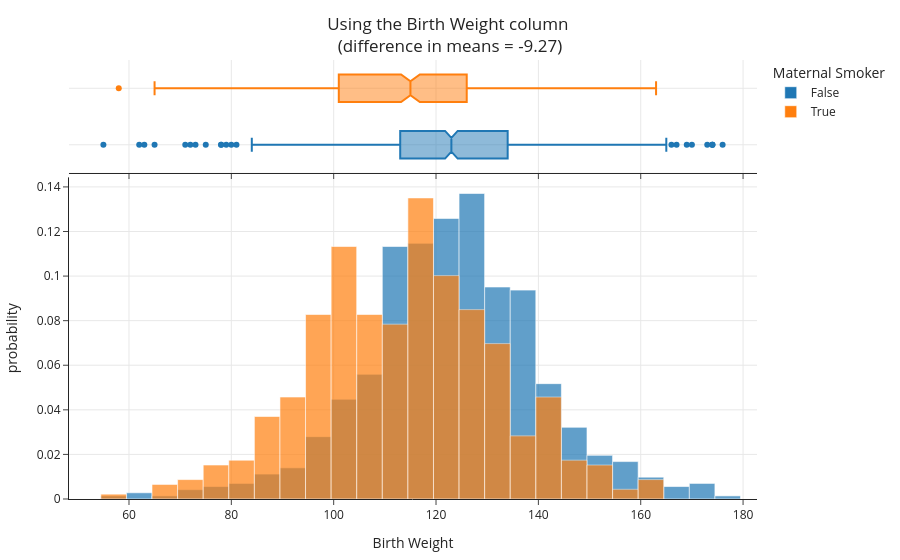
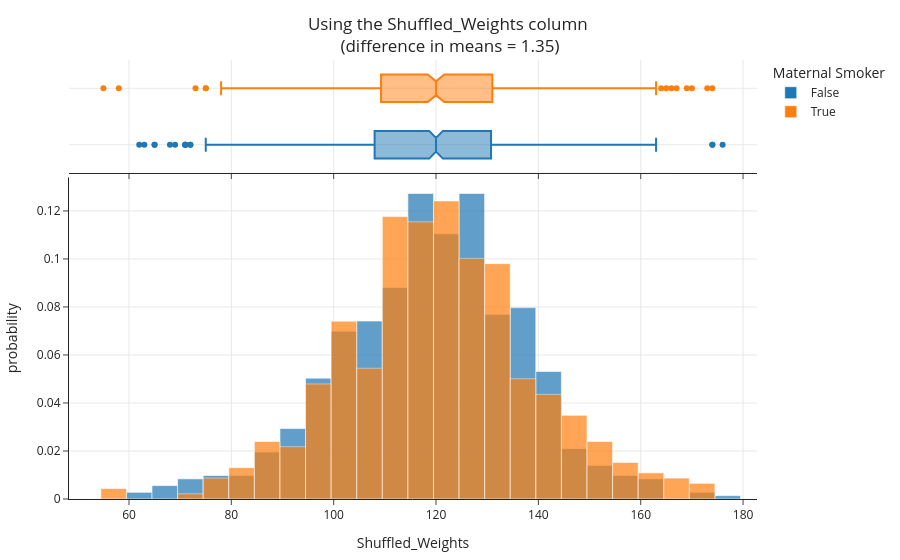

Notebook cell for these charts, in order:
### Markdown cell above
Let's visualize both pairs of distributions – what do you notice?

### Code cell
for x in ['Birth Weight', 'Shuffled_Weights']:
    diff = group_means.loc[True, x] - group_means.loc[False, x]
    fig = px.histogram(
        with_shuffled, x=x, color='Maternal Smoker', histnorm='probability', marginal='box', 
        title=f"Using the {x} column <br>(difference in means = {diff:.2f})",
        barmode='overlay', opacity=0.7)
    fig.update_layout(margin=dict(t=60))
    fig.show()

### Figure 1 — Plotly figure (JSON) as saved in the notebook; plotly's stock layout.template omitted (floating-point values rounded to 4 significant figures; data arrays with more than 128 entries replaced by an {"elided": "..."} marker saying what was removed)
{"data": [{"alignmentgroup": "True", "bingroup": "x", "histnorm": "probability", "hovertemplate": "Maternal Smoker=False<br>Birth Weight=%{x}<br>probability=%{y}<extra></extra>", "legendgroup": "False", "marker": {"color": "#1F77B4", "opacity": 0.7, "pattern": {"shape": ""}}, "name": "False", "offsetgroup": "False", "orientation": "v", "showlegend": true, "type": "histogram", "x": {"elided": "715 int values"}, "xaxis": "x", "yaxis": "y"}, {"alignmentgroup": "True", "hovertemplate": "Maternal Smoker=False<br>Birth Weight=%{x}<extra></extra>", "legendgroup": "False", "marker": {"color": "#1F77B4"}, "name": "False", "notched": true, "offsetgroup": "False", "showlegend": false, "type": "box", "x": {"elided": "715 int values"}, "xaxis": "x2", "yaxis": "y2"}, {"alignmentgroup": "True", "bingroup": "x", "histnorm": "probability", "hovertemplate": "Maternal Smoker=True<br>Birth Weight=%{x}<br>probability=%{y}<extra></extra>", "legendgroup": "True", "marker": {"color": "#FF7F0E", "opacity": 0.7, "pattern": {"shape": ""}}, "name": "True", "offsetgroup": "True", "orientation": "v", "showlegend": true, "type": "histogram", "x": {"elided": "459 int values"}, "xaxis": "x", "yaxis": "y"}, {"alignmentgroup": "True", "hovertemplate": "Maternal Smoker=True<br>Birth Weight=%{x}<extra></extra>", "legendgroup": "True", "marker": {"color": "#FF7F0E"}, "name": "True", "notched": true, "offsetgroup": "True", "showlegend": false, "type": "box", "x": {"elided": "459 int values"}, "xaxis": "x2", "yaxis": "y2"}], "layout": {"barmode": "overlay", "legend": {"title": {"text": "Maternal Smoker"}, "tracegroupgap": 0}, "margin": {"t": 60}, "title": {"text": "Using the Birth Weight column <br>(difference in means = -9.27)"}, "xaxis": {"anchor": "y", "domain": [0, 1], "title": {"text": "Birth Weight"}}, "xaxis2": {"anchor": "y2", "domain": [0, 1], "matches": "x", "showticklabels": false}, "yaxis": {"anchor": "x", "domain": [0, 0.7326], "title": {"text": "probability"}}, "yaxis2": {"anchor": "x2", "domain": [0.7426, 1], "matches": "y2", "showline": false, "showticklabels": false, "ticks": ""}}}

### Figure 2 — Plotly figure (JSON) as saved in the notebook; plotly's stock layout.template omitted (floating-point values rounded to 4 significant figures; data arrays with more than 128 entries replaced by an {"elided": "..."} marker saying what was removed)
{"data": [{"alignmentgroup": "True", "bingroup": "x", "histnorm": "probability", "hovertemplate": "Maternal Smoker=False<br>Shuffled_Weights=%{x}<br>probability=%{y}<extra></extra>", "legendgroup": "False", "marker": {"color": "#1F77B4", "opacity": 0.7, "pattern": {"shape": ""}}, "name": "False", "offsetgroup": "False", "orientation": "v", "showlegend": true, "type": "histogram", "x": {"elided": "715 int values"}, "xaxis": "x", "yaxis": "y"}, {"alignmentgroup": "True", "hovertemplate": "Maternal Smoker=False<br>Shuffled_Weights=%{x}<extra></extra>", "legendgroup": "False", "marker": {"color": "#1F77B4"}, "name": "False", "notched": true, "offsetgroup": "False", "showlegend": false, "type": "box", "x": {"elided": "715 int values"}, "xaxis": "x2", "yaxis": "y2"}, {"alignmentgroup": "True", "bingroup": "x", "histnorm": "probability", "hovertemplate": "Maternal Smoker=True<br>Shuffled_Weights=%{x}<br>probability=%{y}<extra></extra>", "legendgroup": "True", "marker": {"color": "#FF7F0E", "opacity": 0.7, "pattern": {"shape": ""}}, "name": "True", "offsetgroup": "True", "orientation": "v", "showlegend": true, "type": "histogram", "x": {"elided": "459 int values"}, "xaxis": "x", "yaxis": "y"}, {"alignmentgroup": "True", "hovertemplate": "Maternal Smoker=True<br>Shuffled_Weights=%{x}<extra></extra>", "legendgroup": "True", "marker": {"color": "#FF7F0E"}, "name": "True", "notched": true, "offsetgroup": "True", "showlegend": false, "type": "box", "x": {"elided": "459 int values"}, "xaxis": "x2", "yaxis": "y2"}], "layout": {"barmode": "overlay", "legend": {"title": {"text": "Maternal Smoker"}, "tracegroupgap": 0}, "margin": {"t": 60}, "title": {"text": "Using the Shuffled_Weights column <br>(difference in means = 1.35)"}, "xaxis": {"anchor": "y", "domain": [0, 1], "title": {"text": "Shuffled_Weights"}}, "xaxis2": {"anchor": "y2", "domain": [0, 1], "matches": "x", "showticklabels": false}, "yaxis": {"anchor": "x", "domain": [0, 0.7326], "title": {"text": "probability"}}, "yaxis2": {"anchor": "x2", "domain": [0.7426, 1], "matches": "y2", "showline": false, "showticklabels": false, "ticks": ""}}}
